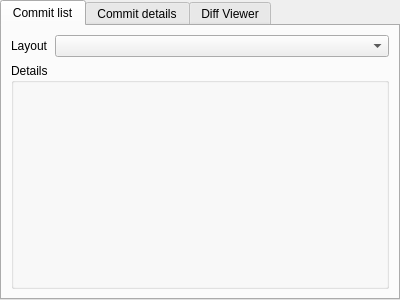
<?xml version="1.0" encoding="UTF-8"?>
<ui version="4.0">
 <class>HistoryConfigPage</class>
 <widget class="QWidget" name="HistoryConfigPage">
  <property name="geometry">
   <rect>
    <x>0</x>
    <y>0</y>
    <width>400</width>
    <height>300</height>
   </rect>
  </property>
  <property name="windowTitle">
   <string>Form</string>
  </property>
  <layout class="QGridLayout" name="gridLayout">
   <property name="margin">
    <number>0</number>
   </property>
   <item row="0" column="0">
    <widget class="QTabWidget" name="tabWidget">
     <property name="currentIndex">
      <number>0</number>
     </property>
     <widget class="QWidget" name="tabView">
      <attribute name="title">
       <string>Commit list</string>
      </attribute>
      <layout class="QGridLayout" name="gridLayout_2">
       <item row="1" column="0" colspan="2">
        <widget class="QGroupBox" name="groupBox">
         <property name="title">
          <string>Details</string>
         </property>
         <layout class="QHBoxLayout" name="horizontalLayout">
          <property name="margin">
           <number>0</number>
          </property>
          <item>
           <widget class="QStackedWidget" name="stackedWidget">
            <widget class="QWidget" name="page">
             <layout class="QHBoxLayout" name="horizontalLayout_2">
              <item>
               <widget class="StringSelectorWidget" name="widget" native="true"/>
              </item>
             </layout>
            </widget>
            <widget class="QWidget" name="page_2"/>
           </widget>
          </item>
         </layout>
        </widget>
       </item>
       <item row="0" column="0">
        <widget class="QLabel" name="label">
         <property name="text">
          <string>Layout</string>
         </property>
        </widget>
       </item>
       <item row="0" column="1">
        <widget class="QComboBox" name="comboBox">
         <property name="sizePolicy">
          <sizepolicy hsizetype="MinimumExpanding" vsizetype="Fixed">
           <horstretch>0</horstretch>
           <verstretch>0</verstretch>
          </sizepolicy>
         </property>
        </widget>
       </item>
      </layout>
     </widget>
     <widget class="QWidget" name="tabDetails">
      <attribute name="title">
       <string>Commit details</string>
      </attribute>
      <layout class="QVBoxLayout" name="verticalLayout">
       <item>
        <widget class="QGroupBox" name="groupBox_2">
         <property name="title">
          <string>General</string>
         </property>
         <layout class="QHBoxLayout" name="horizontalLayout_3">
          <property name="margin">
           <number>3</number>
          </property>
          <item>
           <widget class="QCheckBox" name="chkViewCommitDetails">
            <property name="text">
             <string>View detailed commit message</string>
            </property>
           </widget>
          </item>
         </layout>
        </widget>
       </item>
       <item>
        <widget class="QGroupBox" name="groupBox_3">
         <property name="sizePolicy">
          <sizepolicy hsizetype="MinimumExpanding" vsizetype="MinimumExpanding">
           <horstretch>0</horstretch>
           <verstretch>0</verstretch>
          </sizepolicy>
         </property>
         <property name="title">
          <string>Overview list</string>
         </property>
         <layout class="QHBoxLayout" name="horizontalLayout_4">
          <item>
           <widget class="StringSelectorWidget" name="sswDetailsOverview" native="true"/>
          </item>
         </layout>
        </widget>
       </item>
      </layout>
     </widget>
     <widget class="QWidget" name="tabDiffView">
      <attribute name="title">
       <string>Diff Viewer</string>
      </attribute>
      <layout class="QGridLayout" name="gridLayout_3">
       <item row="0" column="0">
        <widget class="QGroupBox" name="groupBox_4">
         <property name="title">
          <string>Position</string>
         </property>
         <layout class="QVBoxLayout" name="verticalLayout_2">
          <property name="spacing">
           <number>3</number>
          </property>
          <property name="margin">
           <number>3</number>
          </property>
          <item>
           <widget class="QRadioButton" name="chkDiffAndHistoryBottom">
            <property name="text">
             <string>View differences below history list right of details</string>
            </property>
           </widget>
          </item>
          <item>
           <widget class="QRadioButton" name="chkDiffRight">
            <property name="text">
             <string>View differences right of history list and details</string>
            </property>
           </widget>
          </item>
          <item>
           <widget class="QRadioButton" name="chkDiffAboveDetails">
            <property name="text">
             <string>View differences right of history, but above details</string>
            </property>
           </widget>
          </item>
          <item>
           <spacer name="verticalSpacer">
            <property name="orientation">
             <enum>Qt::Vertical</enum>
            </property>
            <property name="sizeHint" stdset="0">
             <size>
              <width>20</width>
              <height>40</height>
             </size>
            </property>
           </spacer>
          </item>
         </layout>
        </widget>
       </item>
       <item row="1" column="0">
        <widget class="QGroupBox" name="groupBox_5">
         <property name="title">
          <string>Behaviour</string>
         </property>
         <layout class="QGridLayout" name="gridLayout_4">
          <property name="margin">
           <number>3</number>
          </property>
          <property name="spacing">
           <number>3</number>
          </property>
          <item row="1" column="0">
           <widget class="QCheckBox" name="chkDontExpandHunks">
            <property name="enabled">
             <bool>false</bool>
            </property>
            <property name="text">
             <string>Don't expand hunks</string>
            </property>
           </widget>
          </item>
          <item row="0" column="0">
           <widget class="QCheckBox" name="chkPreferRawDiffViewer">
            <property name="enabled">
             <bool>false</bool>
            </property>
            <property name="text">
             <string>Prefer raw difference view</string>
            </property>
            <property name="checked">
             <bool>true</bool>
            </property>
           </widget>
          </item>
         </layout>
        </widget>
       </item>
      </layout>
     </widget>
    </widget>
   </item>
  </layout>
 </widget>
 <customwidgets>
  <customwidget>
   <class>StringSelectorWidget</class>
   <extends>QWidget</extends>
   <header>libMacGitverCore/Widgets/StringSelectorWidget.h</header>
   <container>1</container>
  </customwidget>
 </customwidgets>
 <resources/>
 <connections/>
</ui>
